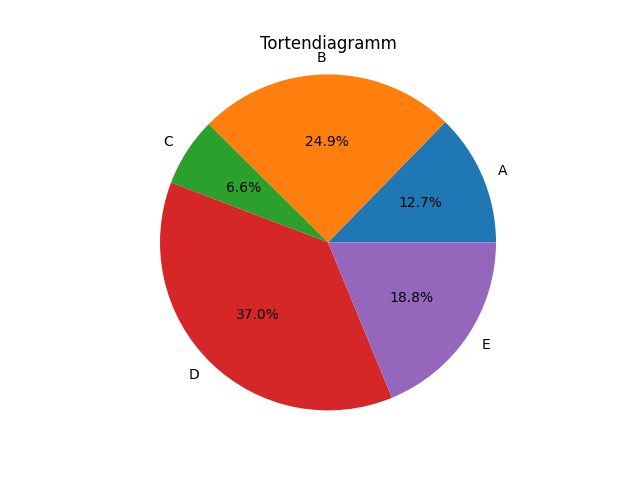

Reproduce this figure in Python.
import matplotlib.pyplot as plt

# Liste der Beschriftungen und Anteile
labels = ['A', 'B', 'C', 'D', 'E']
anteile = [23, 45, 12, 67, 34]

# Erstelle ein Tortendiagramm
plt.pie(anteile, labels=labels, autopct='%1.1f%%')
plt.title('Tortendiagramm')
plt.axis('equal')
plt.show()
